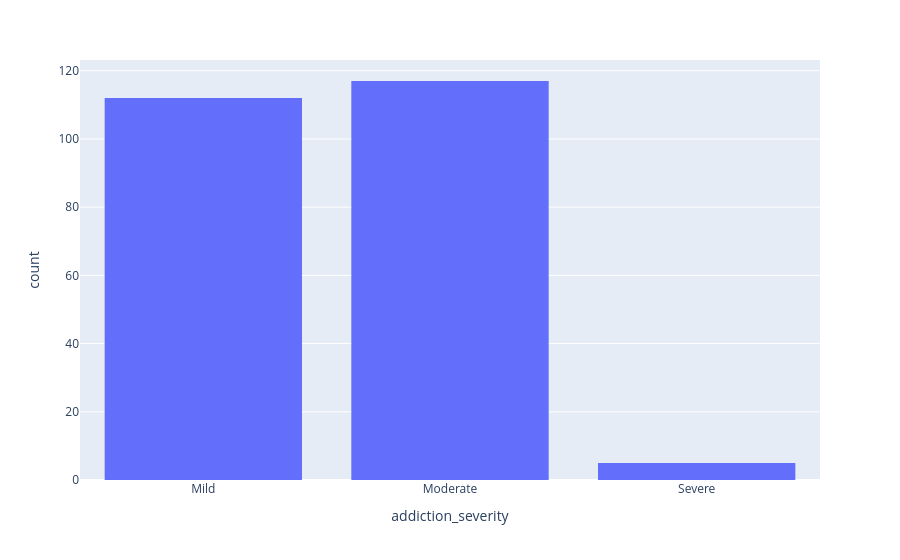

Notebook code for this chart:
### Code cell
px.histogram(df,x='addiction_severity')

### Figure 1 — Plotly figure (JSON) as saved in the notebook; plotly's stock layout.template omitted (floating-point values rounded to 4 significant figures; data arrays with more than 128 entries replaced by an {"elided": "..."} marker saying what was removed)
{"data": [{"bingroup": "x", "hovertemplate": "addiction_severity=%{x}<br>count=%{y}<extra></extra>", "legendgroup": "", "marker": {"color": "#636efa", "pattern": {"shape": ""}}, "name": "", "orientation": "v", "showlegend": false, "type": "histogram", "x": {"elided": "250 str values"}, "xaxis": "x", "yaxis": "y"}], "layout": {"barmode": "relative", "legend": {"tracegroupgap": 0}, "margin": {"t": 60}, "xaxis": {"anchor": "y", "domain": [0, 1], "title": {"text": "addiction_severity"}}, "yaxis": {"anchor": "x", "domain": [0, 1], "title": {"text": "count"}}}}
